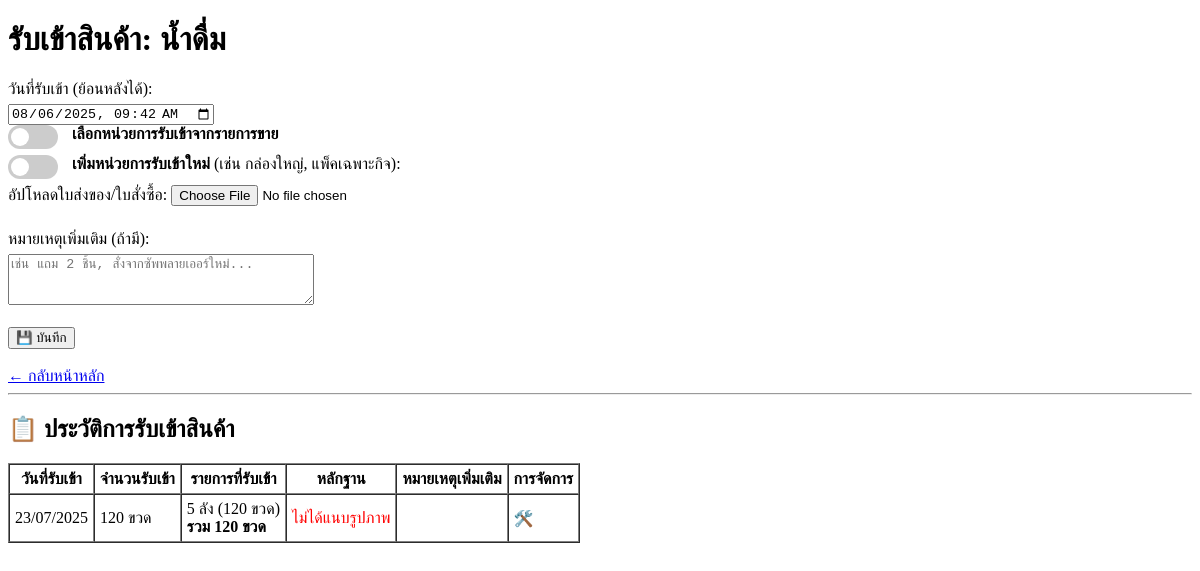
Page /stock_in/3 on the committed database.
### model.py (models this page shows, shortened)
class Product(db.Model):
    __tablename__ = 'product'
    id = db.Column(db.Integer, primary_key=True)
    name = db.Column(db.String(100), nullable=False) #ชื่อสินค้า
    sku = db.Column(db.String(50), unique=True, nullable=False) #รหัสSKU
    cost_price = db.Column(db.Float, nullable=False) #ราคาต้นทุนสินค้า
    category = db.Column(db.String(50)) #หมวดหมู่สินค้า เช่น Vitamin / Drug / กระดาษ  ไม่ได้มีผลอะไรกับ data
    unit = db.Column(db.String(20)) #หน่วยนับ(แบบชิ้น)
    stock = db.Column(db.Integer, default=0) #จำนวนคงเหลือสต๊อก(แบบชิ้น)
    image_filename = db.Column(db.String(200))  #ชื่อไฟล์รูปภาพ
    variants = db.relationship('ProductVariant', backref='product', cascade="all, delete-orphan", lazy=True)

class StockIn(db.Model): #ข้อมูลการรับเข้าสินค้า
    __tablename__ = 'stock_in'
    id = db.Column(db.Integer, primary_key=True)
    product_id = db.Column(db.Integer, db.ForeignKey('product.id'), nullable=False)
    date_in = db.Column(db.DateTime, nullable=False, default=datetime.utcnow) #วันที่รับเข้า
    evidence_image = db.Column(db.String(200)) # ชื่อไฟล์ภาพหลักฐาน
    note = db.Column(db.String(200))  #บันทึกหมายเหตุ
    product = db.relationship('Product', backref=db.backref('stockins', lazy=True))
    details = db.relationship('StockInVariant', back_populates="stock_in", cascade="all, delete-orphan")
    @property
    def total_units(self):
        return sum([detail.quantity * detail.unit_multiplier for detail in self.details])

class StockInVariant(db.Model): #ข้อมูลการรับเข้าสินค้าแบบมี Variant ไม่ใช่หน่วยเล็กที่สุด 1 ชิ้น เช่นเป็นลัง ก่อนมาแบ่งขาย
    __tablename__ = 'stock_in_variant'
    id = db.Column(db.Integer, primary_key=True)
    stock_in_id = db.Column(db.Integer, db.ForeignKey('stock_in.id'), nullable=False)
    variant_id = db.Column(db.Integer, db.ForeignKey('product_variant.id'), nullable=True)
    variant = db.relationship('ProductVariant')
    quantity = db.Column(db.Integer, nullable=False)  # จำนวนที่รับเข้า (เช่น 3 ลัง)
    unit_multiplier = db.Column(db.Integer, nullable=False, default=1)  # เช่น 1 ลัง = 100 ชิ้น
    stock_in = db.relationship('StockIn', back_populates="details")
    sale_mode = db.Column(db.String(100), nullable=False)   # เช่น “กล่องใหญ่”
    pack_size = db.Column(db.Integer, nullable=False)

### app.py (the view, shortened to what this page needs)
@app.route('/stock_in/<int:product_id>', methods=['GET', 'POST'])
def stock_in(product_id):
    product = Product.query.get_or_404(product_id)
    variants_json = [v.to_dict() for v in product.variants if v.is_for_sale]
    from sqlalchemy.orm import joinedload
    history = StockIn.query \
        .filter_by(product_id=product.id) \
        .order_by(StockIn.date_in.desc()) \
        .options(joinedload(StockIn.details)) \
        .all()
    current_datetime = datetime.now().strftime('%Y-%m-%dT%H:%M')
    history = sorted(product.stockins, key=lambda r: r.date_in)
    return render_template(
        'stock_in.html',
        product=product,
        history=history,
        current_datetime=current_datetime,
        variants_json=variants_json
    )

### model.py (called while the page is built)
    def to_dict(self):
        return {
            "id": self.id,
            "pack_size": self.pack_size,
            "sku_suffix": self.sku_suffix,
            "sale_mode": self.sale_mode,
            "pack_size": self.pack_size,
            "selling_price": self.selling_price,
            "stock": self.stock,
            "is_for_sale": self.is_for_sale
        }

### templates/stock_in.html (shortened to what this page needs)
<!DOCTYPE html>
<html lang="en">
  <head>
  </head>
  <body>
    <h1>รับเข้าสินค้า: {{ product.name }}</h1>
    <form method="post" enctype="multipart/form-data">
      <label>วันที่รับเข้า (ย้อนหลังได้):</label>
      <input type="datetime-local" name="date_in" value="{{ current_datetime }}" required />
      <br />
      <label class="switch">
        <span class="slider"></span>
      </label>
      <strong>
        เลือกหน่วยการรับเข้าจากรายการขาย
      </strong>
      <label class="switch">
        <span class="slider"></span>
      </label>
        <strong>
          เพิ่มหน่วยการรับเข้าใหม่
        </strong> (เช่น กล่องใหญ่, แพ็คเฉพาะกิจ):
      <br />
      <label
        >อัปโหลดใบส่งของ/ใบสั่งซื้อ:
        <input type="file" name="evidence" accept="image/*" /></label
      ><br />
      <label>หมายเหตุเพิ่มเติม (ถ้ามี):</label>
      <textarea
        name="note"
        rows="3"
        cols="40"
        placeholder="เช่น แถม 2 ชิ้น, สั่งจากซัพพลายเออร์ใหม่..."
      ></textarea>
      <br /><br />
      <button type="submit">💾 บันทึก</button>
    </form>
    <br />
    <a href="{{ url_for('index') }}">← กลับหน้าหลัก</a>
    <hr />
    <h2>📋 ประวัติการรับเข้าสินค้า</h2>
    <table border="1" cellpadding="5" cellspacing="0">
      <thead>
        <tr>
          <th>วันที่รับเข้า</th>
          <th>จำนวนรับเข้า</th>
          <th>รายการที่รับเข้า</th>
          <th>หลักฐาน</th>
          <th>หมายเหตุเพิ่มเติม</th>
          <th>การจัดการ</th>
        </tr>
      </thead>
      <tbody>
        {% for record in history %}
        <tr>
          <td>
            {% if record.date_in %}
              {{ record.date_in.strftime('%d/%m/%Y') }}
            {% else %}
            <span style="color:red;">— ไม่มีข้อมูลวันที่ —</span>
            {% endif %}
          </td>
          <td>
            {{ record.total_units }} {{ product.unit }}
          </td>
          <td>
            {% for detail in record.details %}
              {{ detail.quantity }} {{ detail.sale_mode }}
              {% if detail.pack_size %}
                ({{ detail.quantity * detail.pack_size }} {{ product.unit }})
              {% endif %}
              {% if loop.last %}<br>
                <strong>รวม {{ record.total_units }} {{ product.unit }}
              {% endif %}
              <br>
             {% endfor %}
            </td>
          <td>
            {% if record.evidence_image %}
            <a
              href="{{ url_for('static', filename='uploads/' ~ record.evidence_image) }}"
              target="_blank"
              >ดูรูป</a
            >
            {% else %}<span style="color: red">ไม่ได้แนบรูปภาพ</span>{% endif %}
          </td>
          <td>
          </td>
          <td class="manage-cell">
            <span
              class="edit-icon"
              onclick="openEditModal(
                {{ record.id }},
                '{{ record.date_in.strftime('%Y-%m-%dT%H:%M') if record.date_in else '' }}',
                `{{ record.note | default('') | e }}`
              )"
              >🛠️</span
            >
          </td>
        </tr>
        {% else %}
        <tr>
          <td colspan="6" style="text-align: center">ยังไม่มีประวัติ</td>
        </tr>
        {% endfor %}
      </tbody>
    </table>
  </body>
</html>

### templates/stock_in.html (style rules this page uses)
.manage-cell { position: relative; }
.edit-icon { visibility: visible; cursor: pointer; color: #555; margin-right: 5px; }
label { display: block; margin-bottom: 6px; }
textarea { width: 300px; }
.switch { position: relative; display: inline-block; width: 50px; height: 24px; margin-right: 10px; }
.slider { position: absolute; cursor: pointer; background-color: #ccc; border-radius: 34px; top: 0; left: 0; right: 0; bottom: 0; transition: 0.4s; }
.slider::before { content: ""; position: absolute; height: 18px; width: 18px; left: 3px; bottom: 3px; background-color: white; border-radius: 50%; transition: 0.4s; }

### rows in the picture
Product: name "น้ำดื่ม", unit "ขวด"
StockIn: date_in "23/07/2025", total_units "120", shows "ไม่ได้แนบรูปภาพ"
StockInVariant: quantity "5", sale_mode "ลัง", detail.quantity*detail.pack_size "120", total_units "120"
